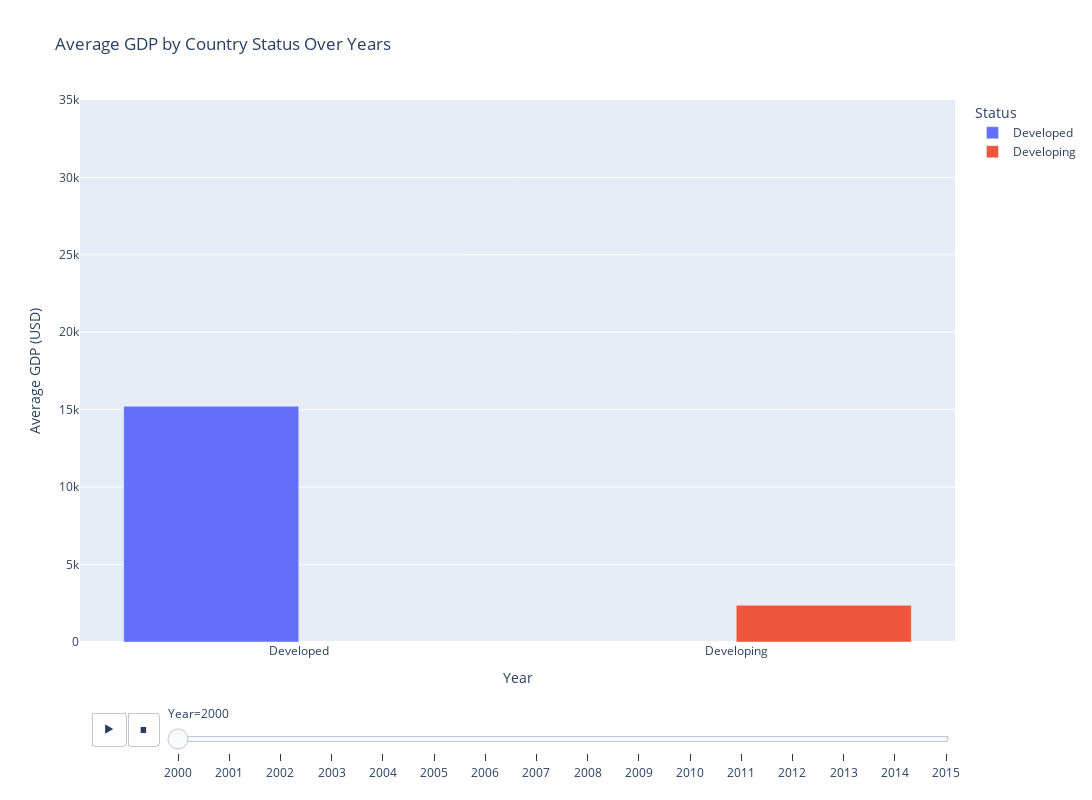

The notebook cell this image was saved under:
### Code cell
fig5 = px.bar(df_gdp_avg, x='Status', y='GDP', color='Status', title='Average GDP by Country Status Over Years',animation_frame='Year', barmode='group')
# Update layout for better readability
fig5.update_layout(
    xaxis_title='Year', 
    yaxis_title='Average GDP (USD)', 
    font=dict(size=15),
    title_font=dict(size=24),
    legend=dict(font=dict(size=16)),
    width=1200, 
    height=800,
    yaxis=dict(range=[0, 35000]))
fig5.show()

### Figure 1 — Plotly figure (JSON) as saved in the notebook; plotly's stock layout.template omitted (floating-point values rounded to 4 significant figures)
{"data": [{"alignmentgroup": "True", "hovertemplate": "Status=%{x}<br>Year=2000<br>GDP=%{y}<extra></extra>", "legendgroup": "Developed", "marker": {"color": "#636efa", "pattern": {"shape": ""}}, "name": "Developed", "offsetgroup": "Developed", "orientation": "v", "showlegend": true, "textposition": "auto", "type": "bar", "x": ["Developed"], "xaxis": "x", "y": [15220.0], "yaxis": "y"}, {"alignmentgroup": "True", "hovertemplate": "Status=%{x}<br>Year=2000<br>GDP=%{y}<extra></extra>", "legendgroup": "Developing", "marker": {"color": "#EF553B", "pattern": {"shape": ""}}, "name": "Developing", "offsetgroup": "Developing", "orientation": "v", "showlegend": true, "textposition": "auto", "type": "bar", "x": ["Developing"], "xaxis": "x", "y": [2374.0], "yaxis": "y"}], "layout": {"barmode": "group", "height": 800, "legend": {"title": {"text": "Status"}, "tracegroupgap": 0}, "sliders": [{"active": 0, "currentvalue": {"prefix": "Year="}, "len": 0.9, "pad": {"b": 10, "t": 60}, "steps": [{"args": [["2000"], {"frame": {"duration": 0, "redraw": true}, "fromcurrent": true, "mode": "immediate", "transition": {"duration": 0, "easing": "linear"}}], "label": "2000", "method": "animate"}, {"args": [["2001"], {"frame": {"duration": 0, "redraw": true}, "fromcurrent": true, "mode": "immediate", "transition": {"duration": 0, "easing": "linear"}}], "label": "2001", "method": "animate"}, {"args": [["2002"], {"frame": {"duration": 0, "redraw": true}, "fromcurrent": true, "mode": "immediate", "transition": {"duration": 0, "easing": "linear"}}], "label": "2002", "method": "animate"}, {"args": [["2003"], {"frame": {"duration": 0, "redraw": true}, "fromcurrent": true, "mode": "immediate", "transition": {"duration": 0, "easing": "linear"}}], "label": "2003", "method": "animate"}, {"args": [["2004"], {"frame": {"duration": 0, "redraw": true}, "fromcurrent": true, "mode": "immediate", "transition": {"duration": 0, "easing": "linear"}}], "label": "2004", "method": "animate"}, {"args": [["2005"], {"frame": {"duration": 0, "redraw": true}, "fromcurrent": true, "mode": "immediate", "transition": {"duration": 0, "easing": "linear"}}], "label": "2005", "method": "animate"}, {"args": [["2006"], {"frame": {"duration": 0, "redraw": true}, "fromcurrent": true, "mode": "immediate", "transition": {"duration": 0, "easing": "linear"}}], "label": "2006", "method": "animate"}, {"args": [["2007"], {"frame": {"duration": 0, "redraw": true}, "fromcurrent": true, "mode": "immediate", "transition": {"duration": 0, "easing": "linear"}}], "label": "2007", "method": "animate"}, {"args": [["2008"], {"frame": {"duration": 0, "redraw": true}, "fromcurrent": true, "mode": "immediate", "transition": {"duration": 0, "easing": "linear"}}], "label": "2008", "method": "animate"}, {"args": [["2009"], {"frame": {"duration": 0, "redraw": true}, "fromcurrent": true, "mode": "immediate", "transition": {"duration": 0, "easing": "linear"}}], "label": "2009", "method": "animate"}, {"args": [["2010"], {"frame": {"duration": 0, "redraw": true}, "fromcurrent": true, "mode": "immediate", "transition": {"duration": 0, "easing": "linear"}}], "label": "2010", "method": "animate"}, {"args": [["2011"], {"frame": {"duration": 0, "redraw": true}, "fromcurrent": true, "mode": "immediate", "transition": {"duration": 0, "easing": "linear"}}], "label": "2011", "method": "animate"}, {"args": [["2012"], {"frame": {"duration": 0, "redraw": true}, "fromcurrent": true, "mode": "immediate", "transition": {"duration": 0, "easing": "linear"}}], "label": "2012", "method": "animate"}, {"args": [["2013"], {"frame": {"duration": 0, "redraw": true}, "fromcurrent": true, "mode": "immediate", "transition": {"duration": 0, "easing": "linear"}}], "label": "2013", "method": "animate"}, {"args": [["2014"], {"frame": {"duration": 0, "redraw": true}, "fromcurrent": true, "mode": "immediate", "transition": {"duration": 0, "easing": "linear"}}], "label": "2014", "method": "animate"}, {"args": [["2015"], {"frame": {"duration": 0, "redraw": true}, "fromcurrent": true, "mode": "immediate", "transition": {"duration": 0, "easing": "linear"}}], "label": "2015", "method": "animate"}], "x": 0.1, "xanchor": "left", "y": 0, "yanchor": "top"}], "title": {"text": "Average GDP by Country Status Over Years"}, "updatemenus": [{"buttons": [{"args": [null, {"frame": {"duration": 500, "redraw": true}, "fromcurrent": true, "mode": "immediate", "transition": {"duration": 500, "easing": "linear"}}], "label": "&#9654;", "method": "animate"}, {"args": [[null], {"frame": {"duration": 0, "redraw": true}, "fromcurrent": true, "mode": "immediate", "transition": {"duration": 0, "easing": "linear"}}], "label": "&#9724;", "method": "animate"}], "direction": "left", "pad": {"r": 10, "t": 70}, "showactive": false, "type": "buttons", "x": 0.1, "xanchor": "right", "y": 0, "yanchor": "top"}], "width": 1200, "xaxis": {"anchor": "y", "categoryarray": ["Developed", "Developing"], "categoryorder": "array", "domain": [0, 1], "title": {"text": "Year"}}, "yaxis": {"anchor": "x", "domain": [0, 1], "range": [0, 35000], "title": {"text": "Average GDP (USD)"}}}}
